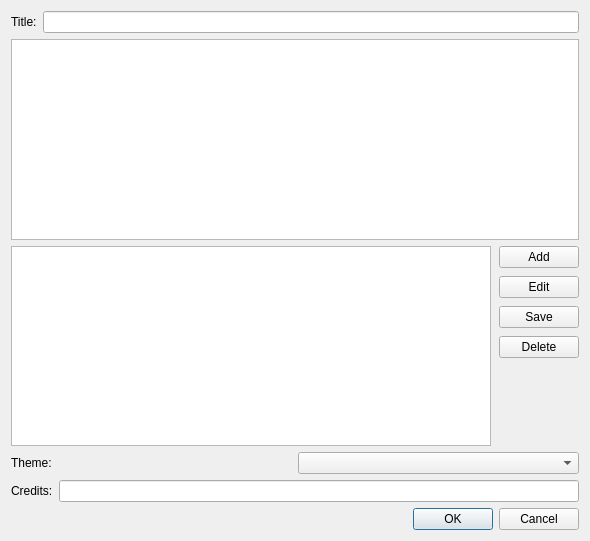
<?xml version="1.0" encoding="UTF-8"?>
<ui version="4.0">
 <class>customEditDialog</class>
 <widget class="QWidget" name="customEditDialog">
  <property name="geometry">
   <rect>
    <x>0</x>
    <y>0</y>
    <width>590</width>
    <height>541</height>
   </rect>
  </property>
  <property name="windowTitle">
   <string>Edit Custom Slides</string>
  </property>
  <property name="windowIcon">
   <iconset resource="../images/openlp-2.qrc">
    <normaloff>:/icon/openlp.org-icon-32.bmp</normaloff>:/icon/openlp.org-icon-32.bmp</iconset>
  </property>
  <layout class="QVBoxLayout" name="verticalLayout">
   <item>
    <layout class="QHBoxLayout" name="horizontalLayout">
     <item>
      <widget class="QLabel" name="TitleLabel">
       <property name="text">
        <string>Title:</string>
       </property>
      </widget>
     </item>
     <item>
      <widget class="QLineEdit" name="TitleEdit"/>
     </item>
    </layout>
   </item>
   <item>
    <widget class="QListWidget" name="VerseListView"/>
   </item>
   <item>
    <widget class="QWidget" name="EditWidget" native="true">
     <layout class="QHBoxLayout" name="EditLayout_3">
      <property name="spacing">
       <number>8</number>
      </property>
      <property name="margin">
       <number>0</number>
      </property>
      <item>
       <widget class="QTextEdit" name="VerseTextEdit_3"/>
      </item>
      <item>
       <widget class="QWidget" name="ButtonWidge" native="true">
        <layout class="QVBoxLayout" name="ButtonLayout_3">
         <property name="spacing">
          <number>8</number>
         </property>
         <property name="margin">
          <number>0</number>
         </property>
         <item>
          <widget class="QPushButton" name="AddButton_3">
           <property name="text">
            <string>Add</string>
           </property>
          </widget>
         </item>
         <item>
          <widget class="QPushButton" name="EditButton_3">
           <property name="text">
            <string>Edit</string>
           </property>
          </widget>
         </item>
         <item>
          <widget class="QPushButton" name="SaveButton_3">
           <property name="text">
            <string>Save</string>
           </property>
          </widget>
         </item>
         <item>
          <widget class="QPushButton" name="DeleteButton">
           <property name="text">
            <string>Delete</string>
           </property>
          </widget>
         </item>
         <item>
          <spacer name="ButtonSpacer">
           <property name="orientation">
            <enum>Qt::Vertical</enum>
           </property>
           <property name="sizeHint" stdset="0">
            <size>
             <width>20</width>
             <height>40</height>
            </size>
           </property>
          </spacer>
         </item>
        </layout>
       </widget>
      </item>
     </layout>
    </widget>
   </item>
   <item>
    <layout class="QHBoxLayout" name="horizontalLayout_3">
     <item>
      <widget class="QLabel" name="ThemeLabel">
       <property name="text">
        <string>Theme:</string>
       </property>
      </widget>
     </item>
     <item>
      <widget class="QComboBox" name="ThemecomboBox"/>
     </item>
    </layout>
   </item>
   <item>
    <layout class="QHBoxLayout" name="horizontalLayout_2">
     <item>
      <widget class="QLabel" name="CreditLabel">
       <property name="text">
        <string>Credits:</string>
       </property>
      </widget>
     </item>
     <item>
      <widget class="QLineEdit" name="CreditEdit"/>
     </item>
    </layout>
   </item>
   <item>
    <widget class="QDialogButtonBox" name="buttonBox">
     <property name="standardButtons">
      <set>QDialogButtonBox::Cancel|QDialogButtonBox::Ok</set>
     </property>
    </widget>
   </item>
  </layout>
 </widget>
 <tabstops>
  <tabstop>TitleEdit</tabstop>
  <tabstop>VerseTextEdit_3</tabstop>
  <tabstop>EditButton_3</tabstop>
  <tabstop>SaveButton_3</tabstop>
  <tabstop>CreditEdit</tabstop>
  <tabstop>VerseListView</tabstop>
  <tabstop>AddButton_3</tabstop>
  <tabstop>DeleteButton</tabstop>
  <tabstop>buttonBox</tabstop>
 </tabstops>
 <resources>
  <include location="../images/openlp-2.qrc"/>
 </resources>
 <connections/>
 <slots>
  <slot>accept()</slot>
  <slot>rejected()</slot>
  <slot>onAddButtonPressed()</slot>
  <slot>onDeleteButtonPressed()</slot>
  <slot>onSaveButtonPressed()</slot>
  <slot>onEditButtonPressed()</slot>
 </slots>
</ui>
